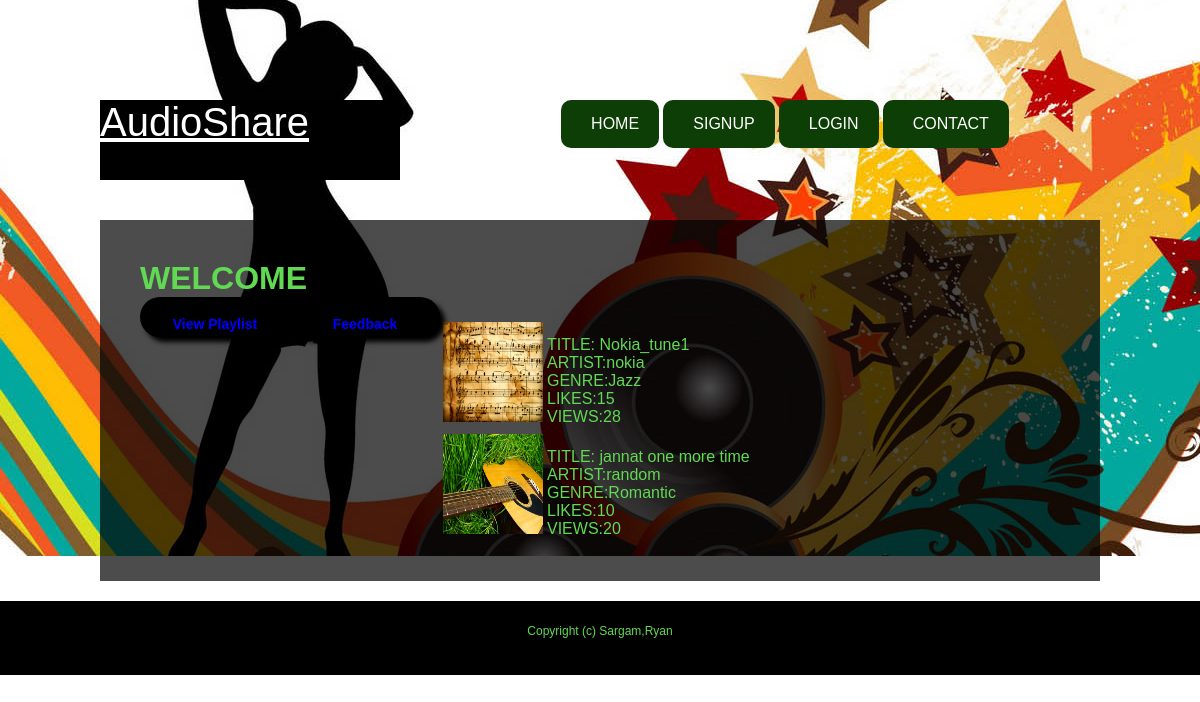
Screenshot of /viewplaylist.php?id=sera.bravo004@gmail.com with the database file from the repository.
### tables this page shows
CREATE TABLE IF NOT EXISTS `audio` (
  `id` int(20) NOT NULL AUTO_INCREMENT,
  `title` varchar(20) NOT NULL,
  `artist` varchar(20) NOT NULL,
  `audio_type` varchar(20) NOT NULL,
  `description` varchar(50) NOT NULL,
  `cover` varchar(70) NOT NULL,
  `file` varchar(70) DEFAULT NULL,
  `email` varchar(30) NOT NULL,
  `likes` int(10) NOT NULL,
  `comment` int(10) NOT NULL,
  `views` int(10) NOT NULL,
  PRIMARY KEY (`id`)
);

### viewplaylist.php (the view, shortened to what this page needs)
<html>
<head>
<link href="default.css" rel="stylesheet" type="text/css" media="all" />
</head>
<body style="background-image:url(images/back.jpg);background-height:500px;background-position:center;">
<div id="wrapper">
	<div id="header-wrapper">
		<div id="header" class="container">
			<div id="logo">
				<h2><a href="#">AudioShare</a></h2>
			</div>
			<div id="menu">
		<ul>
			<li class="current_page_item"><a href="home.php">Home</a></li>
			<li><a href="signup.php">SignUp</a></li>
			<li><a href="login.php">Login</a></li>
			<li class="last"><a href="contact.php">Contact</a></li>
		</ul>
		</div>
		</div>
	</div>
	<div id="page" class="container">
		<div id="content" style="width:1200px;">
		<h1> WELCOME <?php ERROR_REPORTING(E_PARSE); $id=$_GET['id']; echo $_GET['v'];?></h1>
			<div id="tab"style="background-color:#000">
					<h4><center><a style="text-decoration:none;color:#00f" href="viewplaylist.php?id=<?php echo $id ?>">View Playlist</a></center></h4>
				</div>
				<div id="tab"style="background-color:#000;">
					<h4><center><a style="text-decoration:none;color:#00f" href="feedback.php?id=<?php echo $id?>">Feedback</a></center></h4>
				</div>
<?php
			$extract=mysql_query("select id from playlist where email='$id'");
?>
			<table>
			<?php
			while($r=mysql_fetch_array($extract)):
			$check=mysql_query(" select * from audio where id=$r[0] ");
			$row=mysql_fetch_array($check);
			?>
				<tr>
					<td class="obj1"> <a href="play.php?id=<?php echo $row['id']?>"><img src="uploads/<?php echo $row['cover']?>" width="100px" height="100px"/> </a> </br>
					</td>
					<td class="obj1">
					</br>TITLE: <?php echo $row['title'];?>
					</br>ARTIST:<?php echo $row['artist'];?>
					</br>GENRE:<?php echo $row['audio_type'];?>
					</br>LIKES:<?php echo $row['likes'];?>
					</br>VIEWS:<?php echo $row['views'];?>
					</td>
				</tr>
			<?php
				endwhile;?>
			</table >
		</div>
	</div>
	<div id="footer">
		<p>Copyright (c) Sargam,Ryan</p>
	</div>
</div>
</body>
</html>

### default.css (style rules this page uses)
html, body { height: 100%; width: 100%; padding: 0; margin: 0; }
#tab { float:left;width:150px; height:40px; font-size:14px;-webkit-border-radius:30px;-webkit-box-shadow:5px 5px 5px #000 }
body { margin: 0; padding: 0; font-family: Arial, Helvetica, sans-serif; font-size: 16px; font-weight: 200; color: #61D953; }
h1, h2, h3 { margin: 0; padding: 0; }
h2 { font-weight: 300; font-size: 2.50em; }
p, ol, ul { margin-top: 0px; }
p { line-height: 180%; }
a { color: #FFFFFF; }
a img { border: none; }
#wrapper { position: relative; width: 100%; min-height: 600px; margin: 100px auto; }
#wrapper { overflow: hidden; }
.container { width: 1000px; margin: 0px auto; }
#header-wrapper { overflow: hidden; height: 80px; margin-bottom: 40px; }
#header { overflow: hidden; }
#logo { float: left; width: 300px; height: 80px; background-color: #000000; }
#menu { width: 1070px; padding: 0px 0px; margin: 0px auto 20px auto; font-size: 15px; color: #000000; }
#menu ul { margin: 0px 0px 0px 0px; padding: 0px 0px; list-style: none; line-height: normal; text-align: center; }
#menu li { display: inline-block; }
#menu a { display: block; padding: 15px 20px 15px 30px; background: #0C3E06; border-radius: 10px; text-decoration: none; text-transform: uppercase; text-align: center; font-family: 'Oswald', sans-serif; font-size: 16px; font-weight: 200; color: #FFFFFF; border: none; }
#menu a:hover, #menu .current_page_item a { text-decoration: none; }
#menu .current_page_item a { background: #0C3E06; color: #FFFFFF; }
#menu .last { border-right: none; }
#page { overflow: hidden; margin-bottom: 20px; }
#content { float: left; width: 600px; padding: 40px; background: rgba(0,0,0,0.70); }
#footer { overflow: hidden; margin: 20px auto 0px auto; padding: 20px 0px; background: rgba(0,0,0,1); }
#footer p { text-align: center; font-size: 12px; }

### rows the page displays
audio: cover (picture), title "Nokia_tune1", artist "nokia", audio_type "Jazz", likes "15", views "28"
audio: cover (picture), title "jannat one more time", artist "random", audio_type "Romantic", likes "10", views "20"
